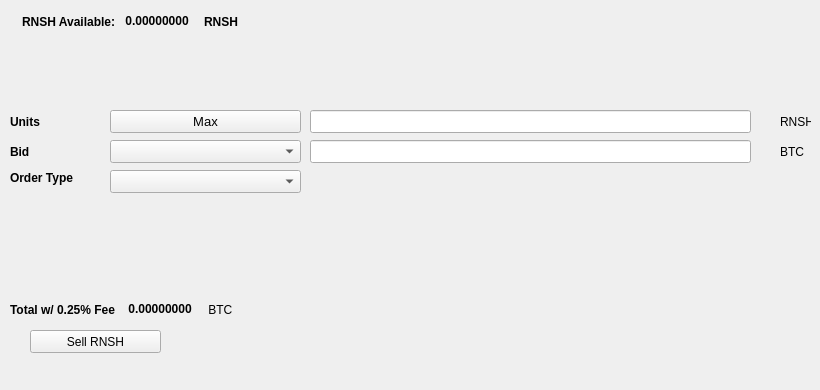
   <widget class="QWidget" name="SellTab">
    <attribute name="title">
     <string>Sell</string>
    </attribute>
    <widget class="QLabel" name="label_16">
     <property name="geometry">
      <rect>
       <x>780</x>
       <y>140</y>
       <width>31</width>
       <height>23</height>
      </rect>
     </property>
     <property name="text">
      <string>BTC</string>
     </property>
    </widget>
    <widget class="QComboBox" name="SellBidcomboBox">
     <property name="geometry">
      <rect>
       <x>110</x>
       <y>140</y>
       <width>191</width>
       <height>23</height>
      </rect>
     </property>
     <property name="font">
      <font>
       <pointsize>10</pointsize>
      </font>
     </property>
    </widget>
    <widget class="QLabel" name="label_18">
     <property name="geometry">
      <rect>
       <x>10</x>
       <y>110</y>
       <width>46</width>
       <height>23</height>
      </rect>
     </property>
     <property name="font">
      <font>
       <weight>75</weight>
       <bold>true</bold>
      </font>
     </property>
     <property name="text">
      <string>Units</string>
     </property>
    </widget>
    <widget class="QPushButton" name="Sell_Max_Amount">
     <property name="geometry">
      <rect>
       <x>110</x>
       <y>110</y>
       <width>191</width>
       <height>23</height>
      </rect>
     </property>
     <property name="font">
      <font>
       <pointsize>10</pointsize>
      </font>
     </property>
     <property name="text">
      <string>Max</string>
     </property>
    </widget>
    <widget class="QLabel" name="label_20">
     <property name="geometry">
      <rect>
       <x>10</x>
       <y>170</y>
       <width>91</width>
       <height>16</height>
      </rect>
     </property>
     <property name="font">
      <font>
       <weight>75</weight>
       <bold>true</bold>
      </font>
     </property>
     <property name="text">
      <string>Order Type</string>
     </property>
    </widget>
    <widget class="QComboBox" name="SellOrdertypeCombo">
     <property name="geometry">
      <rect>
       <x>110</x>
       <y>170</y>
       <width>191</width>
       <height>23</height>
      </rect>
     </property>
     <property name="font">
      <font>
       <pointsize>10</pointsize>
      </font>
     </property>
    </widget>
    <widget class="QLabel" name="label_21">
     <property name="geometry">
      <rect>
       <x>10</x>
       <y>140</y>
       <width>46</width>
       <height>23</height>
      </rect>
     </property>
     <property name="font">
      <font>
       <weight>75</weight>
       <bold>true</bold>
      </font>
     </property>
     <property name="text">
      <string>Bid</string>
     </property>
    </widget>
    <widget class="QLabel" name="label_22">
     <property name="geometry">
      <rect>
       <x>780</x>
       <y>110</y>
       <width>31</width>
       <height>23</height>
      </rect>
     </property>
     <property name="text">
      <string>RNSH</string>
     </property>
    </widget>
    <widget class="QLineEdit" name="UnitsInputRNSH">
     <property name="geometry">
      <rect>
       <x>310</x>
       <y>110</y>
       <width>441</width>
       <height>23</height>
      </rect>
     </property>
     <property name="font">
      <font>
       <pointsize>9</pointsize>
       <weight>75</weight>
       <bold>true</bold>
      </font>
     </property>
    </widget>
    <widget class="QLineEdit" name="SellBidPriceEdit">
     <property name="geometry">
      <rect>
       <x>310</x>
       <y>140</y>
       <width>441</width>
       <height>23</height>
      </rect>
     </property>
     <property name="font">
      <font>
       <pointsize>9</pointsize>
       <weight>75</weight>
       <bold>true</bold>
      </font>
     </property>
    </widget>
    <widget class="QPushButton" name="SellRNSHBTN">
     <property name="geometry">
      <rect>
       <x>30</x>
       <y>330</y>
       <width>131</width>
       <height>23</height>
      </rect>
     </property>
     <property name="text">
      <string>Sell RNSH</string>
     </property>
     <property name="icon">
      <iconset resource="../renish">
       <normaloff>:/icons/bitcoin</normaloff>:/icons/bitcoin</iconset>
     </property>
    </widget>
    <widget class="QWidget" name="layoutWidget3">
     <property name="geometry">
      <rect>
       <x>22</x>
       <y>12</y>
       <width>258</width>
       <height>19</height>
      </rect>
     </property>
     <layout class="QHBoxLayout" name="horizontalLayout">
      <item>
       <widget class="QLabel" name="label232_2">
        <property name="font">
         <font>
          <weight>75</weight>
          <bold>true</bold>
         </font>
        </property>
        <property name="text">
         <string>RNSH Available:</string>
        </property>
       </widget>
      </item>
      <item>
       <widget class="QLabel" name="RNSHAvailableLabel">
        <property name="palette">
         <palette>
          <active>
           <colorrole role="WindowText">
            <brush brushstyle="SolidPattern">
             <color alpha="255">
              <red>0</red>
              <green>0</green>
              <blue>0</blue>
             </color>
            </brush>
           </colorrole>
           <colorrole role="Button">
            <brush brushstyle="SolidPattern">
             <color alpha="255">
              <red>0</red>
              <green>170</green>
              <blue>0</blue>
             </color>
            </brush>
           </colorrole>
           <colorrole role="Light">
            <brush brushstyle="SolidPattern">
             <color alpha="255">
              <red>0</red>
              <green>255</green>
              <blue>0</blue>
             </color>
            </brush>
           </colorrole>
           <colorrole role="Midlight">
            <brush brushstyle="SolidPattern">
             <color alpha="255">
              <red>0</red>
              <green>212</green>
              <blue>0</blue>
             </color>
            </brush>
           </colorrole>
           <colorrole role="Dark">
            <brush brushstyle="SolidPattern">
             <color alpha="255">
              <red>0</red>
              <green>85</green>
              <blue>0</blue>
             </color>
            </brush>
           </colorrole>
           <colorrole role="Mid">
            <brush brushstyle="SolidPattern">
             <color alpha="255">
              <red>0</red>
              <green>113</green>
              <blue>0</blue>
             </color>
            </brush>
           </colorrole>
           <colorrole role="Text">
            <brush brushstyle="SolidPattern">
             <color alpha="255">
              <red>0</red>
              <green>170</green>
              <blue>0</blue>
             </color>
            </brush>
           </colorrole>
           <colorrole role="BrightText">
            <brush brushstyle="SolidPattern">
             <color alpha="255">
              <red>255</red>
              <green>255</green>
              <blue>255</blue>
             </color>
            </brush>
           </colorrole>
           <colorrole role="ButtonText">
            <brush brushstyle="SolidPattern">
             <color alpha="255">
              <red>0</red>
              <green>0</green>
              <blue>0</blue>
             </color>
            </brush>
           </colorrole>
           <colorrole role="Base">
            <brush brushstyle="SolidPattern">
             <color alpha="255">
              <red>255</red>
              <green>255</green>
              <blue>255</blue>
             </color>
            </brush>
           </colorrole>
           <colorrole role="Window">
            <brush brushstyle="SolidPattern">
             <color alpha="255">
              <red>0</red>
              <green>170</green>
              <blue>0</blue>
             </color>
            </brush>
           </colorrole>
           <colorrole role="Shadow">
            <brush brushstyle="SolidPattern">
             <color alpha="255">
              <red>0</red>
              <green>0</green>
              <blue>0</blue>
             </color>
            </brush>
           </colorrole>
           <colorrole role="AlternateBase">
            <brush brushstyle="SolidPattern">
             <color alpha="255">
              <red>127</red>
              <green>212</green>
              <blue>127</blue>
             </color>
            </brush>
           </colorrole>
           <colorrole role="ToolTipBase">
            <brush brushstyle="SolidPattern">
             <color alpha="255">
              <red>255</red>
              <green>255</green>
              <blue>220</blue>
             </color>
            </brush>
           </colorrole>
           <colorrole role="ToolTipText">
            <brush brushstyle="SolidPattern">
             <color alpha="255">
              <red>0</red>
              <green>0</green>
              <blue>0</blue>
             </color>
            </brush>
           </colorrole>
          </active>
          <inactive>
           <colorrole role="WindowText">
            <brush brushstyle="SolidPattern">
             <color alpha="255">
              <red>0</red>
              <green>0</green>
              <blue>0</blue>
             </color>
            </brush>
           </colorrole>
           <colorrole role="Button">
            <brush brushstyle="SolidPattern">
             <color alpha="255">
              <red>0</red>
              <green>170</green>
              <blue>0</blue>
             </color>
            </brush>
           </colorrole>
           <colorrole role="Light">
            <brush brushstyle="SolidPattern">
             <color alpha="255">
              <red>0</red>
              <green>255</green>
              <blue>0</blue>
             </color>
            </brush>
           </colorrole>
           <colorrole role="Midlight">
            <brush brushstyle="SolidPattern">
             <color alpha="255">
              <red>0</red>
              <green>212</green>
              <blue>0</blue>
             </color>
            </brush>
           </colorrole>
           <colorrole role="Dark">
            <brush brushstyle="SolidPattern">
             <color alpha="255">
              <red>0</red>
              <green>85</green>
              <blue>0</blue>
             </color>
            </brush>
           </colorrole>
           <colorrole role="Mid">
            <brush brushstyle="SolidPattern">
             <color alpha="255">
              <red>0</red>
              <green>113</green>
              <blue>0</blue>
             </color>
            </brush>
           </colorrole>
           <colorrole role="Text">
            <brush brushstyle="SolidPattern">
             <color alpha="255">
              <red>0</red>
              <green>170</green>
              <blue>0</blue>
             </color>
            </brush>
           </colorrole>
           <colorrole role="BrightText">
            <brush brushstyle="SolidPattern">
             <color alpha="255">
              <red>255</red>
              <green>255</green>
              <blue>255</blue>
             </color>
            </brush>
           </colorrole>
           <colorrole role="ButtonText">
            <brush brushstyle="SolidPattern">
             <color alpha="255">
              <red>0</red>
              <green>0</green>
              <blue>0</blue>
             </color>
            </brush>
           </colorrole>
           <colorrole role="Base">
            <brush brushstyle="SolidPattern">
             <color alpha="255">
              <red>255</red>
              <green>255</green>
              <blue>255</blue>
             </color>
            </brush>
           </colorrole>
           <colorrole role="Window">
            <brush brushstyle="SolidPattern">
             <color alpha="255">
              <red>0</red>
              <green>170</green>
              <blue>0</blue>
             </color>
            </brush>
           </colorrole>
           <colorrole role="Shadow">
            <brush brushstyle="SolidPattern">
             <color alpha="255">
              <red>0</red>
              <green>0</green>
              <blue>0</blue>
             </color>
            </brush>
           </colorrole>
           <colorrole role="AlternateBase">
            <brush brushstyle="SolidPattern">
             <color alpha="255">
              <red>127</red>
              <green>212</green>
              <blue>127</blue>
             </color>
            </brush>
           </colorrole>
           <colorrole role="ToolTipBase">
            <brush brushstyle="SolidPattern">
             <color alpha="255">
              <red>255</red>
              <green>255</green>
              <blue>220</blue>
             </color>
            </brush>
           </colorrole>
           <colorrole role="ToolTipText">
            <brush brushstyle="SolidPattern">
             <color alpha="255">
              <red>0</red>
              <green>0</green>
              <blue>0</blue>
             </color>
            </brush>
           </colorrole>
          </inactive>
          <disabled>
           <colorrole role="WindowText">
            <brush brushstyle="SolidPattern">
             <color alpha="255">
              <red>0</red>
              <green>85</green>
              <blue>0</blue>
             </color>
            </brush>
           </colorrole>
           <colorrole role="Button">
            <brush brushstyle="SolidPattern">
             <color alpha="255">
              <red>0</red>
              <green>170</green>
              <blue>0</blue>
             </color>
            </brush>
           </colorrole>
           <colorrole role="Light">
            <brush brushstyle="SolidPattern">
             <color alpha="255">
              <red>0</red>
              <green>255</green>
              <blue>0</blue>
             </color>
            </brush>
           </colorrole>
           <colorrole role="Midlight">
            <brush brushstyle="SolidPattern">
             <color alpha="255">
              <red>0</red>
              <green>212</green>
              <blue>0</blue>
             </color>
            </brush>
           </colorrole>
           <colorrole role="Dark">
            <brush brushstyle="SolidPattern">
             <color alpha="255">
              <red>0</red>
              <green>85</green>
              <blue>0</blue>
             </color>
            </brush>
           </colorrole>
           <colorrole role="Mid">
            <brush brushstyle="SolidPattern">
             <color alpha="255">
              <red>0</red>
              <green>113</green>
              <blue>0</blue>
             </color>
            </brush>
           </colorrole>
           <colorrole role="Text">
            <brush brushstyle="SolidPattern">
             <color alpha="255">
              <red>0</red>
              <green>85</green>
              <blue>0</blue>
             </color>
            </brush>
           </colorrole>
           <colorrole role="BrightText">
            <brush brushstyle="SolidPattern">
             <color alpha="255">
              <red>255</red>
              <green>255</green>
              <blue>255</blue>
             </color>
            </brush>
           </colorrole>
           <colorrole role="ButtonText">
            <brush brushstyle="SolidPattern">
             <color alpha="255">
              <red>0</red>
              <green>85</green>
              <blue>0</blue>
             </color>
            </brush>
           </colorrole>
           <colorrole role="Base">
            <brush brushstyle="SolidPattern">
             <color alpha="255">
              <red>0</red>
              <green>170</green>
              <blue>0</blue>
             </color>
            </brush>
           </colorrole>
           <colorrole role="Window">
            <brush brushstyle="SolidPattern">
             <color alpha="255">
              <red>0</red>
              <green>170</green>
              <blue>0</blue>
             </color>
            </brush>
           </colorrole>
           <colorrole role="Shadow">
            <brush brushstyle="SolidPattern">
             <color alpha="255">
              <red>0</red>
              <green>0</green>
              <blue>0</blue>
             </color>
            </brush>
           </colorrole>
           <colorrole role="AlternateBase">
            <brush brushstyle="SolidPattern">
             <color alpha="255">
              <red>0</red>
              <green>170</green>
              <blue>0</blue>
             </color>
            </brush>
           </colorrole>
           <colorrole role="ToolTipBase">
            <brush brushstyle="SolidPattern">
             <color alpha="255">
              <red>255</red>
              <green>255</green>
              <blue>220</blue>
             </color>
            </brush>
           </colorrole>
           <colorrole role="ToolTipText">
            <brush brushstyle="SolidPattern">
             <color alpha="255">
              <red>0</red>
              <green>0</green>
              <blue>0</blue>
             </color>
            </brush>
           </colorrole>
          </disabled>
         </palette>
        </property>
        <property name="font">
         <font>
          <weight>75</weight>
          <bold>true</bold>
         </font>
        </property>
        <property name="text">
         <string> 0.00000000 </string>
        </property>
        <property name="textInteractionFlags">
         <set>Qt::LinksAccessibleByMouse|Qt::TextSelectableByKeyboard|Qt::TextSelectableByMouse</set>
        </property>
       </widget>
      </item>
      <item>
       <widget class="QLabel" name="labelRNSH">
        <property name="font">
         <font>
          <weight>75</weight>
          <bold>true</bold>
         </font>
        </property>
        <property name="text">
         <string>RNSH</string>
        </property>
       </widget>
      </item>
     </layout>
    </widget>
    <widget class="QWidget" name="layoutWidget">
     <property name="geometry">
      <rect>
       <x>10</x>
       <y>300</y>
       <width>268</width>
       <height>19</height>
      </rect>
     </property>
     <layout class="QHBoxLayout" name="horizontalLayout_2">
      <item>
       <widget class="QLabel" name="label_19">
        <property name="font">
         <font>
          <weight>75</weight>
          <bold>true</bold>
         </font>
        </property>
        <property name="text">
         <string>Total w/ 0.25% Fee </string>
        </property>
       </widget>
      </item>
      <item>
       <widget class="QLabel" name="SellCostLabel">
        <property name="palette">
         <palette>
          <active>
           <colorrole role="WindowText">
            <brush brushstyle="SolidPattern">
             <color alpha="255">
              <red>0</red>
              <green>0</green>
              <blue>0</blue>
             </color>
            </brush>
           </colorrole>
           <colorrole role="Button">
            <brush brushstyle="SolidPattern">
             <color alpha="255">
              <red>0</red>
              <green>170</green>
              <blue>0</blue>
             </color>
            </brush>
           </colorrole>
           <colorrole role="Light">
            <brush brushstyle="SolidPattern">
             <color alpha="255">
              <red>0</red>
              <green>255</green>
              <blue>0</blue>
             </color>
            </brush>
           </colorrole>
           <colorrole role="Midlight">
            <brush brushstyle="SolidPattern">
             <color alpha="255">
              <red>0</red>
              <green>212</green>
              <blue>0</blue>
             </color>
            </brush>
           </colorrole>
           <colorrole role="Dark">
            <brush brushstyle="SolidPattern">
             <color alpha="255">
              <red>0</red>
              <green>85</green>
              <blue>0</blue>
             </color>
            </brush>
           </colorrole>
           <colorrole role="Mid">
            <brush brushstyle="SolidPattern">
             <color alpha="255">
              <red>0</red>
              <green>113</green>
              <blue>0</blue>
             </color>
            </brush>
           </colorrole>
           <colorrole role="Text">
            <brush brushstyle="SolidPattern">
             <color alpha="255">
              <red>0</red>
              <green>170</green>
              <blue>0</blue>
             </color>
            </brush>
           </colorrole>
           <colorrole role="BrightText">
            <brush brushstyle="SolidPattern">
             <color alpha="255">
              <red>255</red>
              <green>255</green>
              <blue>255</blue>
             </color>
            </brush>
           </colorrole>
           <colorrole role="ButtonText">
            <brush brushstyle="SolidPattern">
             <color alpha="255">
              <red>0</red>
              <green>0</green>
              <blue>0</blue>
             </color>
            </brush>
           </colorrole>
           <colorrole role="Base">
            <brush brushstyle="SolidPattern">
             <color alpha="255">
              <red>255</red>
              <green>255</green>
              <blue>255</blue>
             </color>
            </brush>
           </colorrole>
           <colorrole role="Window">
            <brush brushstyle="SolidPattern">
             <color alpha="255">
              <red>0</red>
              <green>170</green>
              <blue>0</blue>
             </color>
            </brush>
           </colorrole>
           <colorrole role="Shadow">
            <brush brushstyle="SolidPattern">
             <color alpha="255">
              <red>0</red>
              <green>0</green>
              <blue>0</blue>
             </color>
            </brush>
           </colorrole>
           <colorrole role="AlternateBase">
            <brush brushstyle="SolidPattern">
             <color alpha="255">
              <red>127</red>
              <green>212</green>
              <blue>127</blue>
             </color>
            </brush>
           </colorrole>
           <colorrole role="ToolTipBase">
            <brush brushstyle="SolidPattern">
             <color alpha="255">
              <red>255</red>
              <green>255</green>
              <blue>220</blue>
             </color>
            </brush>
           </colorrole>
           <colorrole role="ToolTipText">
            <brush brushstyle="SolidPattern">
             <color alpha="255">
              <red>0</red>
              <green>0</green>
              <blue>0</blue>
             </color>
            </brush>
           </colorrole>
          </active>
          <inactive>
           <colorrole role="WindowText">
            <brush brushstyle="SolidPattern">
             <color alpha="255">
              <red>0</red>
              <green>0</green>
              <blue>0</blue>
             </color>
            </brush>
           </colorrole>
           <colorrole role="Button">
            <brush brushstyle="SolidPattern">
             <color alpha="255">
              <red>0</red>
              <green>170</green>
              <blue>0</blue>
             </color>
            </brush>
           </colorrole>
           <colorrole role="Light">
            <brush brushstyle="SolidPattern">
             <color alpha="255">
              <red>0</red>
              <green>255</green>
              <blue>0</blue>
             </color>
            </brush>
           </colorrole>
           <colorrole role="Midlight">
            <brush brushstyle="SolidPattern">
             <color alpha="255">
              <red>0</red>
              <green>212</green>
              <blue>0</blue>
             </color>
            </brush>
           </colorrole>
           <colorrole role="Dark">
            <brush brushstyle="SolidPattern">
             <color alpha="255">
              <red>0</red>
              <green>85</green>
              <blue>0</blue>
             </color>
            </brush>
           </colorrole>
           <colorrole role="Mid">
            <brush brushstyle="SolidPattern">
             <color alpha="255">
              <red>0</red>
              <green>113</green>
              <blue>0</blue>
             </color>
            </brush>
           </colorrole>
           <colorrole role="Text">
            <brush brushstyle="SolidPattern">
             <color alpha="255">
              <red>0</red>
              <green>170</green>
              <blue>0</blue>
             </color>
            </brush>
           </colorrole>
           <colorrole role="BrightText">
            <brush brushstyle="SolidPattern">
             <color alpha="255">
              <red>255</red>
              <green>255</green>
              <blue>255</blue>
             </color>
            </brush>
           </colorrole>
           <colorrole role="ButtonText">
            <brush brushstyle="SolidPattern">
             <color alpha="255">
              <red>0</red>
              <green>0</green>
              <blue>0</blue>
             </color>
            </brush>
           </colorrole>
           <colorrole role="Base">
            <brush brushstyle="SolidPattern">
             <color alpha="255">
              <red>255</red>
              <green>255</green>
              <blue>255</blue>
             </color>
            </brush>
           </colorrole>
           <colorrole role="Window">
            <brush brushstyle="SolidPattern">
             <color alpha="255">
              <red>0</red>
              <green>170</green>
              <blue>0</blue>
             </color>
            </brush>
           </colorrole>
           <colorrole role="Shadow">
            <brush brushstyle="SolidPattern">
             <color alpha="255">
              <red>0</red>
              <green>0</green>
              <blue>0</blue>
             </color>
            </brush>
           </colorrole>
           <colorrole role="AlternateBase">
            <brush brushstyle="SolidPattern">
             <color alpha="255">
              <red>127</red>
              <green>212</green>
              <blue>127</blue>
             </color>
            </brush>
           </colorrole>
           <colorrole role="ToolTipBase">
            <brush brushstyle="SolidPattern">
             <color alpha="255">
              <red>255</red>
              <green>255</green>
              <blue>220</blue>
             </color>
            </brush>
           </colorrole>
           <colorrole role="ToolTipText">
            <brush brushstyle="SolidPattern">
             <color alpha="255">
              <red>0</red>
              <green>0</green>
              <blue>0</blue>
             </color>
            </brush>
           </colorrole>
          </inactive>
          <disabled>
           <colorrole role="WindowText">
            <brush brushstyle="SolidPattern">
             <color alpha="255">
              <red>0</red>
              <green>85</green>
              <blue>0</blue>
             </color>
            </brush>
           </colorrole>
           <colorrole role="Button">
            <brush brushstyle="SolidPattern">
             <color alpha="255">
              <red>0</red>
              <green>170</green>
              <blue>0</blue>
             </color>
            </brush>
           </colorrole>
           <colorrole role="Light">
            <brush brushstyle="SolidPattern">
             <color alpha="255">
              <red>0</red>
              <green>255</green>
              <blue>0</blue>
             </color>
            </brush>
           </colorrole>
           <colorrole role="Midlight">
            <brush brushstyle="SolidPattern">
             <color alpha="255">
              <red>0</red>
              <green>212</green>
              <blue>0</blue>
             </color>
            </brush>
           </colorrole>
           <colorrole role="Dark">
            <brush brushstyle="SolidPattern">
             <color alpha="255">
              <red>0</red>
              <green>85</green>
              <blue>0</blue>
             </color>
            </brush>
           </colorrole>
           <colorrole role="Mid">
            <brush brushstyle="SolidPattern">
             <color alpha="255">
              <red>0</red>
              <green>113</green>
              <blue>0</blue>
             </color>
            </brush>
           </colorrole>
           <colorrole role="Text">
            <brush brushstyle="SolidPattern">
             <color alpha="255">
              <red>0</red>
              <green>85</green>
              <blue>0</blue>
             </color>
            </brush>
           </colorrole>
           <colorrole role="BrightText">
            <brush brushstyle="SolidPattern">
             <color alpha="255">
              <red>255</red>
              <green>255</green>
              <blue>255</blue>
             </color>
            </brush>
           </colorrole>
           <colorrole role="ButtonText">
            <brush brushstyle="SolidPattern">
             <color alpha="255">
              <red>0</red>
              <green>85</green>
              <blue>0</blue>
             </color>
            </brush>
           </colorrole>
           <colorrole role="Base">
            <brush brushstyle="SolidPattern">
             <color alpha="255">
              <red>0</red>
              <green>170</green>
              <blue>0</blue>
             </color>
            </brush>
           </colorrole>
           <colorrole role="Window">
            <brush brushstyle="SolidPattern">
             <color alpha="255">
              <red>0</red>
              <green>170</green>
              <blue>0</blue>
             </color>
            </brush>
           </colorrole>
           <colorrole role="Shadow">
            <brush brushstyle="SolidPattern">
             <color alpha="255">
              <red>0</red>
              <green>0</green>
              <blue>0</blue>
             </color>
            </brush>
           </colorrole>
           <colorrole role="AlternateBase">
            <brush brushstyle="SolidPattern">
             <color alpha="255">
              <red>0</red>
              <green>170</green>
              <blue>0</blue>
             </color>
            </brush>
           </colorrole>
           <colorrole role="ToolTipBase">
            <brush brushstyle="SolidPattern">
             <color alpha="255">
              <red>255</red>
              <green>255</green>
              <blue>220</blue>
             </color>
            </brush>
           </colorrole>
           <colorrole role="ToolTipText">
            <brush brushstyle="SolidPattern">
             <color alpha="255">
              <red>0</red>
              <green>0</green>
              <blue>0</blue>
             </color>
            </brush>
           </colorrole>
          </disabled>
         </palette>
        </property>
        <property name="font">
         <font>
          <weight>75</weight>
          <bold>true</bold>
         </font>
        </property>
        <property name="autoFillBackground">
         <bool>false</bool>
        </property>
        <property name="text">
         <string> 0.00000000</string>
        </property>
        <property name="textInteractionFlags">
         <set>Qt::LinksAccessibleByMouse|Qt::TextSelectableByMouse</set>
        </property>
       </widget>
      </item>
      <item>
       <widget class="QLabel" name="label_17">
        <property name="font">
         <font>
          <weight>50</weight>
          <bold>false</bold>
         </font>
        </property>
        <property name="text">
         <string> BTC</string>
        </property>
       </widget>
      </item>
     </layout>
    </widget>
    <widget class="QLabel" name="label_23">
     <property name="geometry">
      <rect>
       <x>460</x>
       <y>300</y>
       <width>281</width>
       <height>81</height>
      </rect>
     </property>
     <property name="text">
      <string/>
     </property>
     <property name="pixmap">
      <pixmap>:/images/bittrex</pixmap>
     </property>
    </widget>
   </widget>
